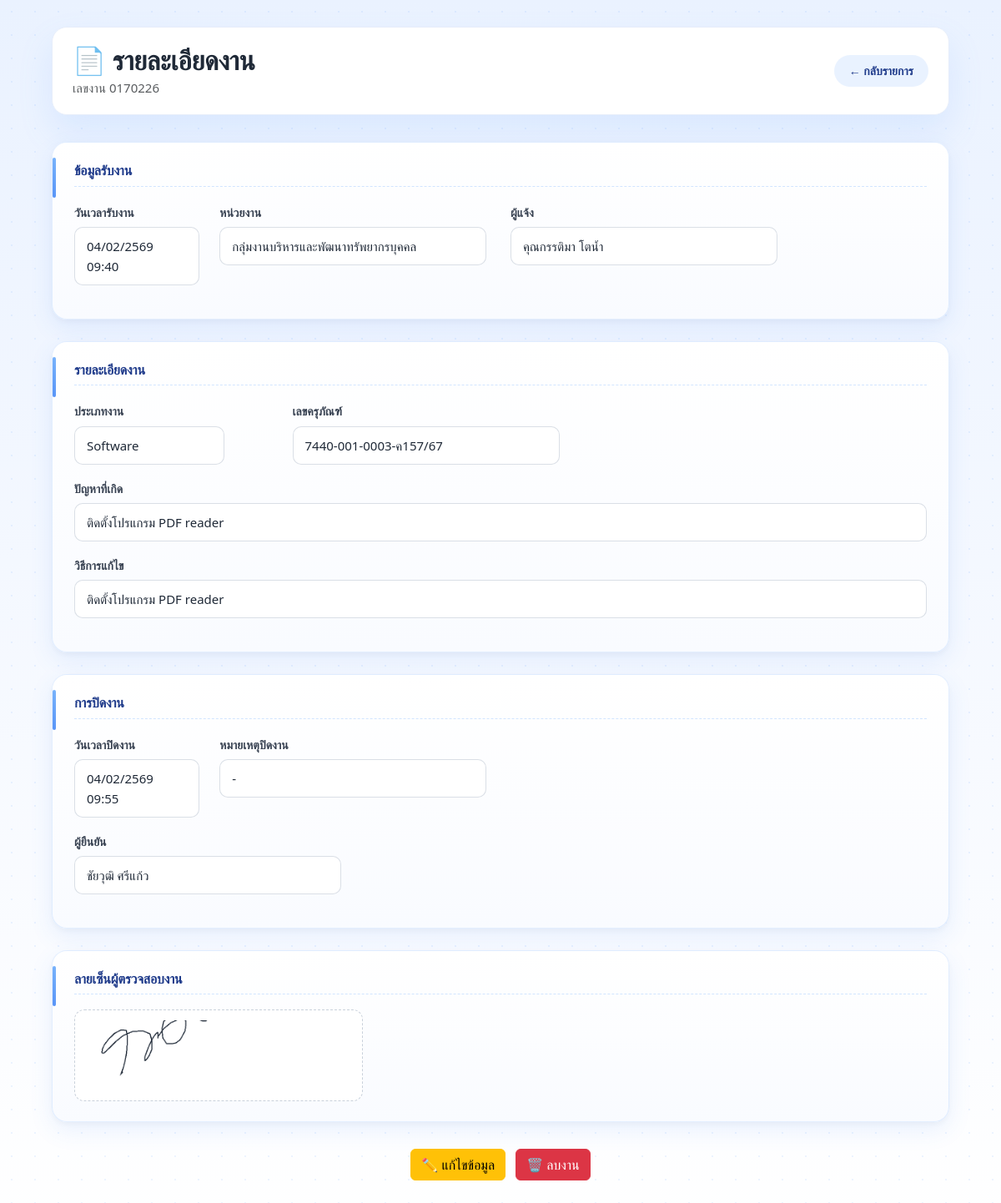
The app's page /view/144 with its own data.
### tables this page shows
CREATE TABLE reports (
            id INTEGER PRIMARY KEY AUTOINCREMENT,
            work_no TEXT UNIQUE,
            receive_datetime TEXT,
            department TEXT,
            reporter TEXT,
            job_type TEXT,
            asset_no TEXT,
            problem TEXT,
            solution TEXT,
            completed_datetime TEXT,
            close_note TEXT,
            confirm_name TEXT,
            signature TEXT,
            created_at TEXT
        );

CREATE TABLE departments (
    id INTEGER PRIMARY KEY AUTOINCREMENT,
    short_name TEXT NOT NULL,
    full_name TEXT NOT NULL,
    active INTEGER DEFAULT 1
);

### app.py (the view)
@app.route("/view/<int:report_id>")
def view_report(report_id):
    conn = sqlite3.connect(DB_NAME)
    cursor = conn.cursor()
    cursor.execute(
        """
        SELECT
            id,
            work_no,
            receive_datetime,
            department,
            reporter,
            job_type,
            asset_no,
            problem,
            solution,
            completed_datetime,
            close_note,
            confirm_name,
            signature
        FROM reports
        WHERE id=?
    """,
        (report_id,),
    )
    r = cursor.fetchone()
    conn.close()
    if not r:
        return "ไม่พบข้อมูลงาน", 404
    data = {
        "id": r[0],
        "work_no": r[1],
        "receive_datetime": format_date_th(r[2]),
        "department": get_department_full(r[3]),
        "reporter": r[4],
        "job_type": r[5],
        "asset_no": r[6],
        "problem": r[7],
        "solution": r[8],
        "completed_datetime": format_date_th(r[9]),
        "close_note": r[10],
        "confirm_name": r[11],
        "signature": os.path.basename(r[12]) if r[12] else None,
    }
    return render_template("view.html", data=data)

### app.py (called while the page is built)
def get_db():
    conn = sqlite3.connect("report.db")
    conn.row_factory = sqlite3.Row
    return conn

def get_department_full(code):
    conn = get_db()
    cur = conn.cursor()
    cur.execute(
        "SELECT full_name FROM departments WHERE short_name = ?",
        (code,)
    )
    row = cur.fetchone()
    conn.close()
    return row[0] if row else code

def format_date_th(date_str):
    if not date_str:
        return ""
    try:
        dt = datetime.strptime(date_str, "%Y-%m-%d %H:%M")
        year_be = dt.year + 543
        return f"{dt.day:02d}/{dt.month:02d}/{year_be} {dt.strftime('%H:%M')}"
    except:
        return ""

### templates/view.html (shortened to what this page needs)
<!DOCTYPE html>
<html lang="th">
<head>
    <link href="https://cdn.jsdelivr.net/npm/bootstrap@5.3.2/dist/css/bootstrap.min.css" rel="stylesheet">
    <link rel="stylesheet" href="/static/theme.css">
</head>
<body>
<div class="container">
    <div class="report-header">
        <div>
            <h2>📄 รายละเอียดงาน</h2>
            <div class="text-muted">
                เลขงาน {{ data.work_no }}
            </div>
        </div>
        <a href="/list" class="btn-back">
            ← กลับรายการ
        </a>
    </div>
    <div class="section-box">
        <h5>ข้อมูลรับงาน</h5>
        <div class="row">
            <div class="col-md-2 mb-3">
                <label>วันเวลารับงาน</label>
                <div class="value input-sm">
                    {{ data.receive_datetime }}
                </div>
            </div>
            <div class="col-md-4 mb-3">
                <label>หน่วยงาน</label>
                <div class="value input-md">
                    {{ data.department }}
                </div>
            </div>
            <div class="col-md-4 mb-3">
                <label>ผู้แจ้ง</label>
                <div class="value input-md">
                    {{ data.reporter }}
                </div>
            </div>
        </div>
    </div>
    <div class="section-box">
        <h5>รายละเอียดงาน</h5>
        <div class="row">
            <div class="col-md-3 mb-3">
                <label>ประเภทงาน</label>
                <div class="value input-sm">
                    {{ data.job_type }}
                </div>
            </div>
            <div class="col-md-5 mb-3">
                <label>เลขครุภัณฑ์</label>
                <div class="value input-md">
                    {{ data.asset_no if data.asset_no else "-" }}
                </div>
            </div>
        </div>
        <div class="mb-3">
            <label>ปัญหาที่เกิด</label>
            <div class="value input-lg">
                {{ data.problem }}
            </div>
        </div>
        <div class="mb-3">
            <label>วิธีการแก้ไข</label>
            <div class="value input-lg">
                {{ data.solution }}
            </div>
        </div>
    </div>
    <div class="section-box">
        <h5>การปิดงาน</h5>
        <div class="row">
            <div class="col-md-2 mb-3">
                <label>วันเวลาปิดงาน</label>
                <div class="value input-sm">
                    {{ data.completed_datetime if data.completed_datetime else "-" }}
                </div>
            </div>
            <div class="col-md-6 mb-3">
                <label>หมายเหตุปิดงาน</label>
                <div class="value input-md">
                    {{ data.close_note if data.close_note else "-" }}
                </div>
            </div>
        </div>
        <div class="mb-3">
            <label>ผู้ยืนยัน</label>
            <div class="value input-md">
                {{ data.confirm_name if data.confirm_name else "-" }}
            </div>
        </div>
    </div>
    <div class="section-box">
        <h5>ลายเซ็นผู้ตรวจสอบงาน</h5>
        {% if data.signature %}
            <div class="signature-box">
                <img src="/static/signatures/{{ data.signature }}?v={{ data.id }}"
                     alt="ลายเซ็น"
                     style="max-width:320px;">
            </div>
        {% else %}
            <div class="value value-muted input-md">
                ไม่มีลายเซ็น
            </div>
        {% endif %}
    </div>
    <div class="submit-wrapper">
        <a href="/edit/{{ data.id }}" class="btn btn-warning me-2">
            ✏️ แก้ไขข้อมูล
        </a>
        <form action="/delete/{{ data.id }}"
              method="post"
              style="display:inline;"
              onsubmit="return confirm('⚠️ ต้องการลบงานนี้ถาวร ใช่หรือไม่?');">
            <button type="submit" class="btn btn-danger">
                🗑️ ลบงาน
            </button>
        </form>
    </div>
</div>
</body>
</html>

### static/theme.css (style rules this page uses)
:root { --primary: #6CA8FF; --bg: #F5F9FF; --card: #FFFFFF; --border: #E6EDFA; --text-main: #1F2937; --text-muted: #94A3B8; }
body { background-color: var(--bg); color: var(--text-main); font-family: "Segoe UI", Tahoma, sans-serif; }
.section-box { background: linear-gradient( 180deg, #ffffff 0%, #f9fbff 100% ) !important; border-radius: 18px !important; border: 1px solid rgba(108,168,255,0.18) !important; box-shadow: 0 10px 28px rgba(59,130,246,0.10), 0 3px 8px rgba(0,0,0,0.04) !important; padding: 24px 26px !important; }
.btn-back { display: inline-flex; align-items: center; gap: 6px; padding: 8px 18px; border-radius: 999px; background: rgba(108,168,255,0.15); color: #1e3a8a; font-weight: 600; font-size: 14px; text-decoration: none; transition: background 0.25s ease, transform 0.25s ease, box-shadow 0.25s ease; }
.report-header { display: flex; justify-content: space-between; align-items: center; background: #ffffff; padding: 20px 24px; border-radius: 18px; border: 1px solid var(--border); box-shadow: 0 20px 40px rgba(108,168,255,0.15); margin-bottom: 32px; }
.input-sm { max-width: 180px; }
.input-md { max-width: 320px; }
.input-lg { max-width: 100%; }
.value { background: #ffffff; border: 1px solid rgba(148,163,184,0.35); border-radius: 10px; padding: 10px 14px; min-height: 42px; display: flex; align-items: center; }
body { background: linear-gradient( 180deg, #eaf2ff 0%, #f4f8ff 45%, #ffffff 100% ); min-height: 100vh; font-size: 15px; line-height: 1.6; color: #1f2937; }
body::before { content: ""; position: fixed; inset: 0; background-image: radial-gradient(rgba(108,168,255,0.12) 1px, transparent 1px); background-size: 28px 28px; pointer-events: none; z-index: -1; }
.container { max-width: 1100px; padding-top: 32px; padding-bottom: 48px; }
.report-header h2 { font-weight: 700; letter-spacing: -0.3px; margin-bottom: 2px; }
.section-box { background: #ffffff; border-radius: 16px; padding: 24px 24px 24px 28px; margin-bottom: 26px; border: 1px solid var(--border); position: relative; box-shadow: 0 14px 30px rgba(108,168,255,0.12); transition: all .2s ease; }
.section-box::before { content: ""; position: absolute; left: 0; top: 16px; bottom: 16px; width: 4px; background: var(--primary); border-radius: 4px; }
.section-box h5 { color: var(--primary); font-size: 16px; letter-spacing: -0.2px; padding-bottom: 8px; margin-bottom: 16px; border-bottom: 1px dashed rgba(108,168,255,0.3); }
.section-box::before { content: ""; position: absolute; top: 18px; left: 0; width: 4px; height: 48px; border-radius: 4px; background: linear-gradient( 180deg, #60a5fa, #3b82f6 ); opacity: 0.85; }
.section-box h5 { font-weight: 600; margin-bottom: 18px; display: flex; align-items: center; gap: 8px; color: #1e3a8a; }
label { font-weight: 600; font-size: 14px; color: #374151; margin-bottom: 6px; }
.btn { transition: all .2s ease; }
.submit-wrapper { text-align: center; margin: 32px 0; }
.section-box { background: #ffffff; border-radius: 16px; padding: 24px; transition: transform 0.35s cubic-bezier(0.22, 1, 0.36, 1), box-shadow 0.35s ease, border-color 0.35s ease; border: 1px solid rgba(0,0,0,0.04); position: relative; }
.section-box { overflow: visible !important; }
.report-header, .section-box { position: relative; z-index: 1; }
.section-box, .card, .table-box { background: linear-gradient( 180deg, #ffffff 0%, #f9fbff 100% ); border-radius: 18px; border: 1px solid rgba(108, 168, 255, 0.18); box-shadow: 0 18px 40px rgba(59, 130, 246, 0.12); }
body { font-family: "Prompt", "Segoe UI", Tahoma, sans-serif; }

### templates/view.html (style rules this page uses)
.input-sm { max-width: 180px; }
.input-md { max-width: 320px; }
.input-lg { max-width: 100%; }
.value { background: #ffffff; border: 1px solid rgba(148,163,184,0.35); border-radius: 10px; padding: 10px 14px; min-height: 42px; display: flex; align-items: center; }
.signature-box { background: #ffffff; border: 1px dashed rgba(148,163,184,0.5); border-radius: 12px; padding: 12px; display: inline-block; }

### records on screen
reports: work_no "0170226", reporter "คุณกรรติมา โตน้ำ", job_type "Software", asset_no "7440-001-0003-ค157/67", problem "ติดตั้งโปรแกรม PDF reader", solution "ติดตั้งโปรแกรม PDF reader", confirm_name "ชัยวุฒิ ศรีแก้ว", signature (picture)
departments: department "กลุ่มงานบริหารและพัฒนาทรัพยากรบุคคล"

### other values on screen
{{ data.receive_datetime }} "04/02/2569 09:40"
{{ data.completed_datetime if data.completed_datetime else "-" }} "04/02/2569 09:55"
{{ data.close_note if data.close_note else "-" }} "-"
